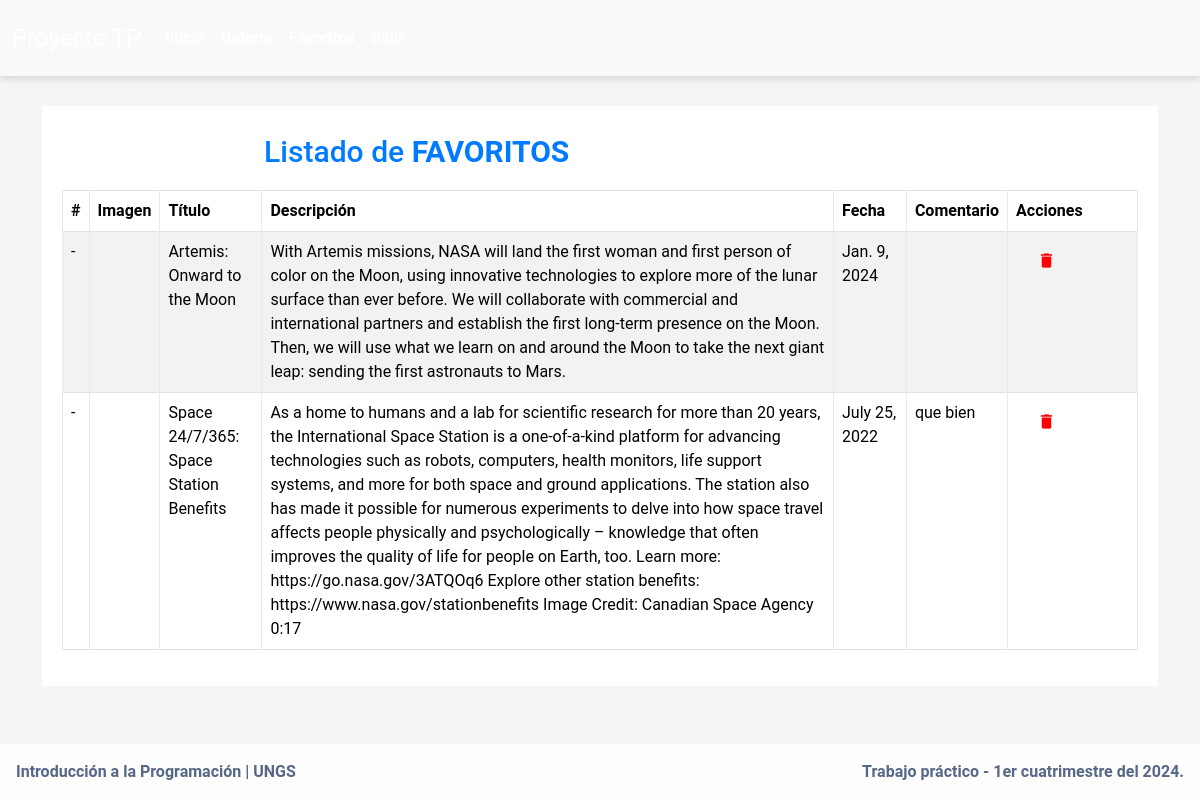
The page /favourites/ (signed in) on the database its author committed.
### nasa_image_gallery/models.py (models this page shows)
class Favourite(models.Model):
    title = models.CharField(max_length=200)
    description = models.TextField()
    image_url = models.TextField()
    date = models.DateField()
    comment = models.TextField(blank=True, null=True)
    user = models.ForeignKey(settings.AUTH_USER_MODEL, on_delete=models.CASCADE) # asociamos el favorito con el usuario en cuestión.
    class Meta:
        unique_together = ('user', 'title', 'description', 'image_url', 'date')

### nasa_image_gallery/views.py (the view)
# urls.py: path('favourites/', views.getAllFavouritesByUser, name='favoritos'),
@login_required
def getAllFavouritesByUser(request):
    favourite_list = services_nasa_image_gallery.getAllFavouritesByUser(request)
    return render(request, 'favourites.html', {'favourite_list': favourite_list})

### main/context_processors.py (called while the page is built)
def version(request):
    return {'VERSION': config.VERSION}

### nasa_image_gallery/layers/dao/repositories.py (called while the page is built)
def getAllFavouritesByUser(user):
    favouriteList = Favourite.objects.filter(user=user).values('id', 'title', 'description', 'image_url', 'date','comment')
    return list(favouriteList)

### nasa_image_gallery/layers/generic/mapper.py (called while the page is built)
def fromRepositoryIntoNASACard(repo_dict):
    nasa_card = NASACard(
                        id=repo_dict['id'],
                        title=repo_dict['title'],
                        description=repo_dict['description'],
                        image_url=repo_dict['image_url'],
                        date=repo_dict['date'],
                        comment=repo_dict['comment']
                )
    return nasa_card

### nasa_image_gallery/layers/services/services_nasa_image_gallery.py (called while the page is built)
def getAllFavouritesByUser(request):
    if not request.user.is_authenticated:
        return []
    else:
        user = get_user(request)
        favourite_list = repositories.getAllFavouritesByUser(user)# buscamos desde el repositorio TODOS los favoritos del usuario (variable 'user').
        mapped_favourites = []
        for favourite in favourite_list:
            nasa_card = mapper.fromRepositoryIntoNASACard(favourite) # transformamos cada favorito en una NASACard, y lo almacenamos en nasa_card.
            mapped_favourites.append(nasa_card)
        return mapped_favourites

### nasa_image_gallery/templates/favourites.html (shortened to what this page needs)
{% extends 'header.html' %} {% block content %}
<div class="container-xl">
    <div class="table-responsive">
        <div class="table-wrapper">
            <div class="table-title">
                <div class="row">
                    <div class="col-sm-8">
                        <h2>Listado de <strong>FAVORITOS</strong></h2>
                    </div>
                </div>
            </div>
            <table class="table table-striped table-hover table-bordered">
                <thead>
                    <tr>
                        <th>#</th>
                        <th>Imagen</th>
                        <th>Título </th>
                        <th>Descripción</th>
                        <th>Fecha </th>
                        <th>Comentario</th>
                        <th>Acciones</th>
                    </tr>
                </thead>
                <tbody>
                    {% for favorito in favourite_list %}
                    <tr>
                        <td>-</td>
                        <td><img src="{{ favorito.image_url }}" alt="" style="max-width: 200px; max-height: 200px;"></td>
                        <td>{{ favorito.title }}</td>
                        <td>{{ favorito.description }}</td>
                        <td>{{ favorito.date }}</td>
                        {% if favorito.comment %}
                        <td> {{ favorito.comment }}</td>
                        {% else %}
                        <td> </td>
                        {% endif %}
                        <td>
                            <form method="post" action="{% url 'borrar-favorito' %}">
                                <button type="submit" class="btn" style="color:red"><i class="material-icons">&#xE872;</i></button>
                            </form>
                        </td>
                    </tr>
                    {% endfor %}
                </tbody>
            </table>
        </div>
    </div>
</div>
{% endblock %}

### nasa_image_gallery/templates/header.html (shortened to what this page needs)
<!DOCTYPE html>
<html lang="es">
<head>
    {% load bootstrap5 %} {% load static %} {% bootstrap_css %} {% bootstrap_javascript %}
    <link rel="stylesheet" type="text/css" href="{% static 'styles.css' %}">
    <link href="https://cdn.jsdelivr.net/npm/bootstrap-icons/font/bootstrap-icons.css" rel="stylesheet">
</head>
<body>
    <nav class="navbar navbar-expand-lg bg-body-tertiary">
        <div class="container-fluid">
            <a class="navbar-brand" href="#">Proyecto TP</a>
        <div class="collapse navbar-collapse" id="navbarSupportedContent">
            <ul class="navbar-nav me-auto mb-2 mb-lg-0">
                <li class="nav-item">
                    <a class="nav-link active" aria-current="page" href="{% url 'index-page' %}">Inicio</a>
                </li>
                <li class="nav-item">
                    <a class="nav-link active" aria-current="page" href="{% url 'home' %}"><strong>Galería</strong></a>
                </li>
                {% if request.user.is_authenticated %}
                <li class="nav-item">
                    <a class="nav-link" href="{% url 'favoritos' %}">Favoritos</a>
                </li>
                <li class="nav-item">
                    <a class="nav-link" href="{% url 'exit' %}">Salir</a>
                </li>
                {% endif %}
            </ul>
        </div>
    </div>
</nav>
    {% block content %} {% endblock %} {% include "footer.html" %} {% bootstrap_javascript %}
</body>

### nasa_image_gallery/templates/footer.html
<footer class="bg-body-tertiary text-center text-lg-start fixed-bottom">
    <div class="text-center p-3" style="display: flex;background-color: rgb(255 255 255 / 78%);justify-content: space-between;">
        <strong>Introducción a la Programación | UNGS</strong>
        <strong>{{VERSION}}</strong>
    </div>
</footer>
</body>
</html>

### static/styles.css (style rules this page uses)
body { color: #566787; background: #f5f5f5; font-family: 'Roboto', sans-serif; }
.navbar { background-color: #007bff; padding: 15px 0; border-radius: 0; box-shadow: 0 4px 6px rgba(0, 0, 0, 0.1); }
.navbar-brand { color: #fff; font-size: 1.5rem; }
.navbar-nav .nav-item .nav-link { color: #fff; font-weight: bold; }
.navbar-collapse { justify-content: flex-end; }
.btn { padding: 10px 20px; border-radius: 5px; text-decoration: none; cursor: pointer; }
.table-responsive { margin: 30px 0; }
.table-wrapper { min-width: 1000px; background: #fff; padding: 20px; box-shadow: 0 1px 1px rgba(0, 0, 0, .05); }
.table-title { padding-bottom: 10px; margin: 0 0 10px; min-width: 100%; }
.table-title h2 { margin: 8px 0 0; font-size: 30px; color: #007bff; }
table.table tr th, table.table tr td { border-color: #e9e9e9; }
table.table-striped tbody tr:nth-of-type(odd) { background-color: #fcfcfc; }
table.table td:last-child { width: 130px; }
table.table td i { font-size: 19px; }
h1, h2 { text-align: center; }
.text-center { text-align: center; }

### rows shown on the page
Favourite: title "Artemis: Onward to the Moon", description "With Artemis missions, NASA will land the first woman and first person of color on the Moon, using innovative technologies to explore more of the lunar surface than ever before. We will collaborate with commercial and international partners and establish the first long-term presence on the Moon. Then, we will use what we learn on and around the Moon to take the next giant leap: sending the first astronauts to Mars.", date "Jan. 9, 2024"
Favourite: title "Space 24/7/365: Space Station Benefits", description "As a home to humans and a lab for scientific research for more than 20 years, the International Space Station is a one-of-a-kind platform for advancing technologies such as robots, computers, health monitors, life support systems, and more for both space and ground applications. The station also has made it possible for numerous experiments to delve into how space travel affects people physically and psychologically – knowledge that often improves the quality of life for people on Earth, too. Learn more: https://go.nasa.gov/3ATQOq6 Explore other station benefits: https://www.nasa.gov/stationbenefits Image Credit: Canadian Space Agency 0:17", date "July 25, 2022", comment "que bien"

### other values the page prints
{{ VERSION }} "Trabajo práctico - 1er cuatrimestre del 2024."
